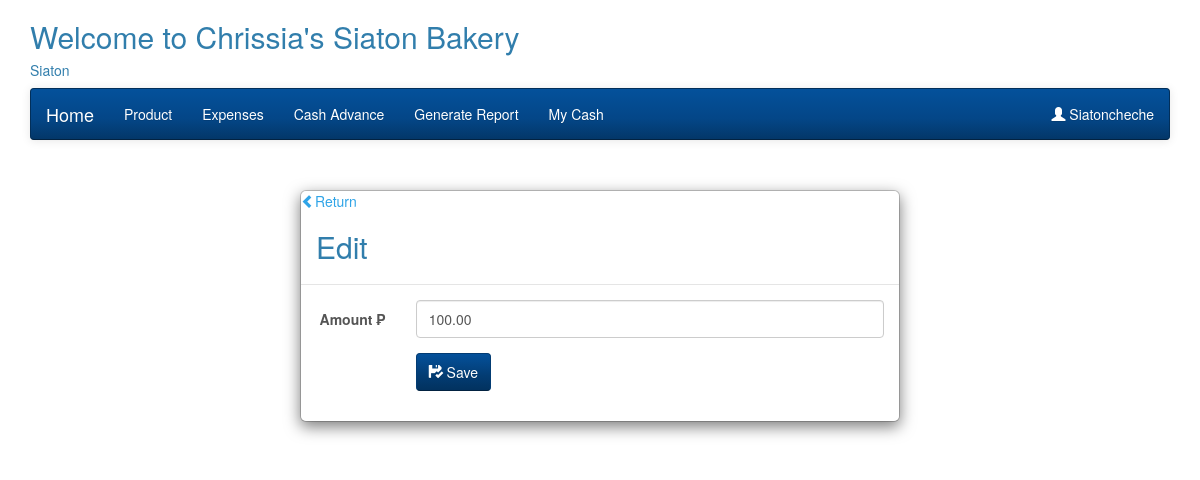
Page /baker-edit-my-cash.php?id=4 (signed in) on the committed database.
### tables this page shows
CREATE TABLE `branch` (
  `id` int(10) NOT NULL,
  `branch_name` text NOT NULL,
  `address` text NOT NULL,
  `created_at` timestamp NOT NULL DEFAULT CURRENT_TIMESTAMP
);

CREATE TABLE `actual_cash` (
  `id` int(10) NOT NULL,
  `branch_id` int(10) NOT NULL,
  `amount` decimal(10,2) NOT NULL,
  `date` date NOT NULL
);

### bakerFunctions.php (called while the page is built, shortened)
<?php
    class bakersFunctions{
        private $conn;
        function __construct()
        {
            require_once 'includes/DbConfig.php';
                $database = new DbConfig();
                $this->conn = $database->dbConnect();
        }
        public function getBranchName($branch_id){
            $sql = "SELECT * FROM branch WHERE id = ?";
            $stmt = $this->conn->prepare($sql);
            $stmt->execute(array($branch_id));
            $result = $stmt->fetch();
            return $result;
        }
       public function singleMyCash($branch_id,$id){
           $sql = "SELECT * FROM actual_cash WHERE branch_id = ? AND id = ?";
           $stmt = $this->conn->prepare($sql);
         $stmt->execute(array($branch_id,$id));
         $result = $stmt->fetch();
         return $result;
       }
    }
?>

### includes/DbConfig.php (called while the page is built, shortened)
<?php
    class DbConfig{
        function dbConnect(){
            $this->conn = new PDO("mysql:host=localhost;dbname=bakery","root","");
            return $this->conn;
        }
    }
?>

### baker-edit-my-cash.php (the view, shortened to what this page needs)
<?php
    require_once 'bakerFunctions.php';
    require_once 'baker-header.php';
    $branch_id =  $_SESSION["branch_id"];
    $id = intval($_GET["id"]);
    $exp = $database->singleMyCash($branch_id,$id);
    $amount = $exp["amount"];
?>
<div class="row">
            <div class="modal-dialog">
                <div class="modal-content">
                <a href="baker-my-cash.php"><span class="glyphicon glyphicon-chevron-left"></span>Return</a>
                    <div class="modal-header">
                        <h2 class="modal-title">Edit</h2>
                    </div>
			<div class="panel-body">
                <form class="form-horizontal" method="post">
                      <div class="form-group">
                        <label for="startDate" class="col-sm-2 control-label">Amount ₱</label>
                        <div class="col-sm-10">
                          <input type="number" class="form-control" id="amount" name="amount" value="<?php echo htmlentities($amount); ?>"/>
                        </div>
                      </div>
                      <div class="form-group">
                        <div class="col-sm-offset-2 col-sm-10">
                          <button type="submit" name="submit" class="btn btn-info"> <i class="glyphicon glyphicon-floppy-saved"></i> Save</button>
                        </div>
                      </div>
                    </form>
                </div>
            </div>
        </div>

### baker-header.php (shortened to what this page needs)
<html>
    <head>
		<link rel="stylesheet" href="admin/css/bootstrap.min.css" />
		<link rel="stylesheet" href="admin/css/dataTables.bootstrap.min.css" />
		<link rel="stylesheet" href="admin/assests/jquery-ui/jquery-ui.min.css">
    </head>
    <body>
        <div class="container">
		<?php
				require_once 'bakerFunctions.php';
				$database = new bakersFunctions();
				$bid = $_SESSION["branch_id"];
				$get = $database->getBranchName($bid);
				$name = $get["branch_name"];
				$address = $get["address"]
			?>
            <h2>
				Welcome to <?php echo $name ?> Bakery
			</h2>
			<h5>
				<?php echo $address ?>
			</h5>
        <nav class="navbar navbar-inverse">
				<div class="container-fluid">
					<div class="navbar-header">
						<a href="baker-product.php" class="navbar-brand">Home</a>
					</div>
					<ul class="nav navbar-nav">
						<li><a href="baker-product.php">Product</a></li>
						<li><a href="baker-expenses.php">Expenses</a></li>
						<li><a href="baker-cash-advance.php">Cash Advance</a></li>
						<li><a href="baker-generate_report.php">Generate Report</a></li>
						<li><a href="baker-my-cash.php">My Cash</a></li>
					</ul>
					<ul class="nav navbar-nav navbar-right">
						<li class="dropdown">
							<a href="#" class="dropdown" data-toggle="dropdown"><span class="glyphicon glyphicon-user"></span> <?php echo $_SESSION["username"]; ?></a>
						</li>
					</ul>
				</div>
			</nav>
        </div>
    </body>
</html>

### rows in the picture
branch: branch_name "Chrissia's Siaton", address "Siaton"
actual_cash: amount "100.00"

### other values in the picture
$_SESSION["username"] "Siatoncheche"
